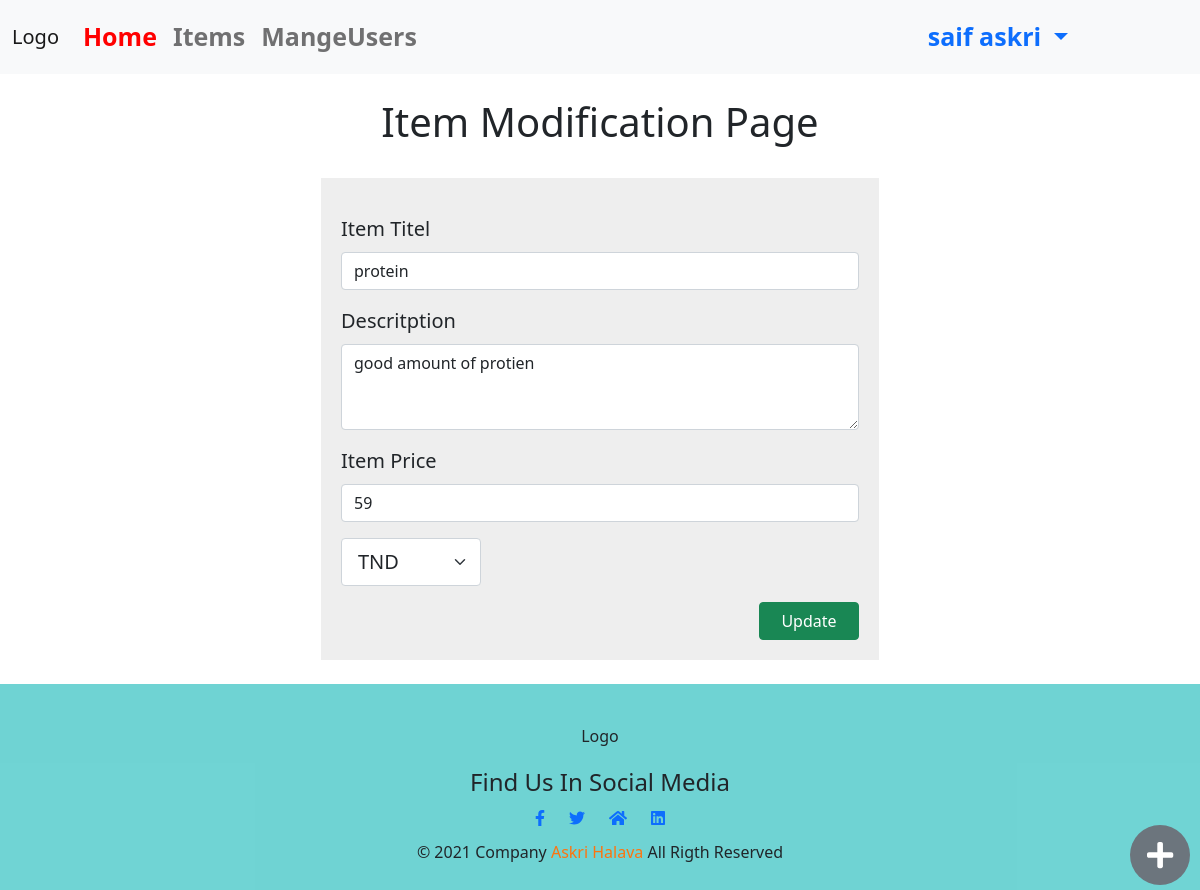
Screenshot of /pages/index.php?was=modify&id=112 (signed in) with the database file from the repository.
### tables this page shows
CREATE TABLE `items` (
  `item_id` int(11) NOT NULL,
  `user_id` int(11) NOT NULL,
  `cat_id` int(11) NOT NULL,
  `this_user_works_under` int(11) DEFAULT NULL,
  `item_titel` varchar(255) DEFAULT NULL,
  `item_desc` varchar(255) DEFAULT NULL,
  `item_price` int(11) NOT NULL DEFAULT 0,
  `item_currency` varchar(10) NOT NULL DEFAULT 'TND',
  `item_photo` varchar(255) NOT NULL,
  `item_upload_date` datetime NOT NULL DEFAULT current_timestamp(),
  `item_status` tinyint(2) NOT NULL DEFAULT 0
);

### pages/init.php (called while the page is built, shortened)
<?php
$allcurrency=["TND","EURO","USA"];
$connect_to_database_path="../includes/connect_to_database/";
$Classes_path="../includes/Classes/";
include $connect_to_database_path."connect.php";
include $Classes_path."CustomClassOfFunction.php";
include $Classes_path."class_sql.php";
$mycrud = new Crud();
$function = new AllFunction();
?>

### includes/Classes/CustomClassOfFunction.php (called while the page is built, shortened)
<?php
class AllFunction{
public function get_id_colmn($id){
  return  (isset($id) && is_numeric($id)) ? intval($id) : -103 ;
}
}

### includes/Classes/class_sql.php (called while the page is built, shortened)
<?php
class Crud {
    public function fetch_tab2($conn,$tab,$userid,$item_id){
        $q="select * from ".$tab." WHERE (this_user_works_under= ".$userid." OR user_id = ". $userid.") AND item_id= ".$item_id ;
        $stat=$conn->prepare($q);
        $stat->execute();
        $data = $stat->fetchAll(PDO::FETCH_ASSOC);
        return $data;
    }
public function check_if_in_db_admin($conn,$tabel,$column,$data,$userid=0){
    $query="SELECT * FROM ".$tabel." WHERE ".$column."= :data AND (this_user_works_under= ".$userid." OR user_id = ". $userid.")";
    $get=$conn->prepare($query);
    $get->bindValue(':data', $data);
    $get->execute();
    $row=$get->rowCount();
    if($row==0){return false;}
    else{return true ;}
}
}
?>

### pages/index.php (the view, shortened to what this page needs)
<?php
if (isset($_SESSION["username"])&& isset($_SESSION["userid"])){
$set_navbar="";
include "init.php";
if(isset($_GET["was"])){$was=$_GET["was"];}else{$was="default";}
echo "<a href='?was=add'><div class='add-item_btn'><i class='fas fa-plus'></i></div></a>";
if (USER_INFO[0]["groupID"]=='1'){
include $tmplate_path."header.php";
if(isset($set_navbar)){include $tmplate_path."navbar.php";}
if ($was=="default"){
$function->show_alert_div("alert alert-info mt-5","Sorry Admin We Will Edit this Page Later");
}
else if ($was == "modify_account"){
    $function->show_alert_div("alert alert-info mt-5","Sorry Admin We Will Edit Modify Account Later Kein Lust Drauf");
    }
else if($was=="modify"){
$idd=(isset($_GET['id'])) ? $_GET['id'] : -103;
$get_mod_id=$function->get_id_colmn($idd);
if($get_mod_id!=-103){
$id_exist=$mycrud->check_if_in_db_admin($conn,"items","item_id",$get_mod_id,$_SESSION['userid']);
if ($id_exist){
                $datas= $mycrud->fetch_tab2($conn,"items",$_SESSION['userid'],$get_mod_id);
?>
    <h1 class=" myh1 text-center mt-4">Item Modification Page</h1>
    <div class="container mycont">
        <form class="row mb-4 mt-4 g-0 modify-form " action="index.php?was=modify" method="post">
            <div class="mt-3">
                <label for="tit" class="form-label mylabel">Item Titel</label>
                <input type="text" class="form-control" name="titel"  value="<?=$datas[0]["item_titel"] ?>" id="tit" >
            </div>
            <div class="mt-3">
                <label for="desc" class="form-label mylabel">Descritption</label>
                <textarea  name="desc" class="form-control" id="desc" rows="3"><?= $datas[0]["item_desc"] ?></textarea>
            </div>
            <div class="mt-3">
                <label for="price" class="form-label mylabel">Item Price</label>
                <input type="number" class="form-control" name="price"  value="<?=$datas[0]["item_price"] ?>"  id="price" >
            </div>
            <select class="form-select form-select-lg mb-3 mt-3 myselect_update" aria-label=".Choose Your Currency" name="currency" id="">
                    <?php foreach($allcurrency as $cur){
                        ?>
                    <option <?php if($cur==$datas[0]["item_currency"]){echo "selected";} ?> value="<?= $cur ?>"><?= $cur ?></option>;
                    <?php
                    } ?>
            </select>
            <button type="submit"  class="btn btn-success btn-add-item update_btnn" >Update</button>
        </form>
    </div>
    <?php
                                            }else{
                                                if(isset($_GET['id'])){
                                                    $function->show_alert_div(" alert-warning mt-5 alert-font-size","There is No Such Item");
                                                }
                                            }
                            }else {
                                if(isset($_GET['id'])){
                                    $function->show_alert_div(" alert-warning mt-5 alert-font-size","There is No Such Item");
                                }
                            }
    }
include $tmplate_path."footer.php";
}
}else{header("Location:log_out_page.php");}
?>

### layout/css/normalizieren.css (style rules this page uses)
html { line-height: 1.15; -webkit-text-size-adjust: 100%; }
body { margin: 0; }
h1 { font-size: 2em; margin: 0.67em 0; }
a { background-color: transparent; }
button, input, optgroup, select, textarea { font-family: inherit; font-size: 100%; line-height: 1.15; margin: 0; }
button, input { overflow: visible; }
button, select { text-transform: none; }
button, [type="button"], [type="reset"], [type="submit"] { -webkit-appearance: button; }
textarea { overflow: auto; }

### layout/css/main.css (style rules this page uses)
* { list-style: none; }
.add-item_btn { width: 60px; background: #6c757d; height: 60px; display: flex; justify-content: center; align-items: center; border-radius: 50%; font-size: 30px; color: white; z-index: 999999; position: fixed; right: 10px; bottom: 5px;; }
.btn-add-item { width: 100px; }
.mycont { display: flex; }
.modify-form { background-color: #eeeeee; display: flex; width: 100%; margin: auto; flex-direction: column; align-items: center; padding: 20px; }
@media (min-width:991px) { .modify-form { width: 50%; } }
.update_btnn { align-self: flex-end; }
.myselect_update { width: 140px; align-self: flex-start; }
.modify-form .mylabel { font-size: 20px; position: relative; }

### rows the page displays
items: titel "protein", desc "good amount of protien", price "59", currency "TND"

### other values shown
USER_INFO[0]["username"] "saif askri"
